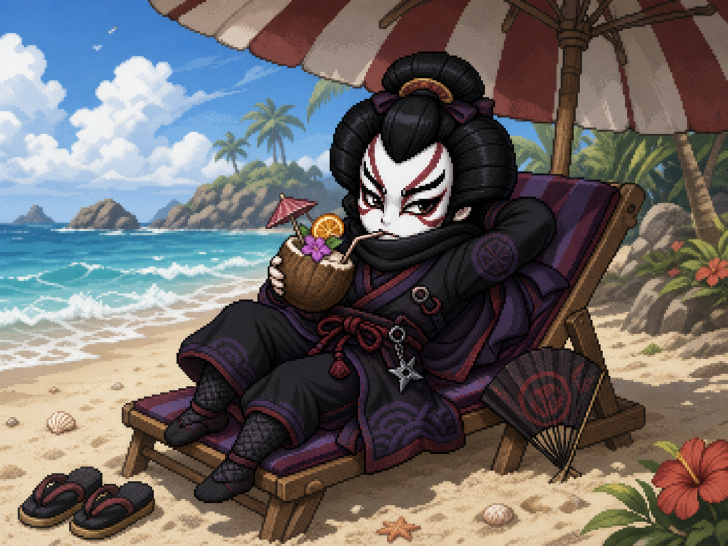
#> input picture web/assets/monitor-paused-lounge.png, 1456 x 1092 px, found by its file name (shown at 1/2 size); its folder holds 5 pictures in this run
$ python optimize_runtime_frames.py
#> lines starting #> are read from the running program, lines starting #| are printed output that depends on the picture
from __future__ import annotations

from pathlib import Path

from PIL import Image


ROOT = Path(__file__).resolve().parents[1]
ASSET_ROOT = ROOT / "src" / "nhi_zues" / "web" / "assets"
GROUPS = {
    "monitor_spy_frames": ((800, 600), 84),
    "monitor_dojo_sweep_frames": ((640, 480), 80),
}


def main() -> None:
    for directory, (size, quality) in GROUPS.items():
        for source in sorted((ASSET_ROOT / directory).glob("frame_*.png")):
            optimize(source, source.with_suffix(".webp"), size=size, quality=quality)
    paused = ASSET_ROOT / "monitor-paused-lounge.png"
    if paused.exists():
        optimize(
            paused,
            ASSET_ROOT / "monitor-paused-lounge.webp",
            size=(800, 600),
            quality=84,
        )


def optimize(source: Path, target: Path, *, size: tuple[int, int], quality: int) -> None:
#> called with size = (800, 600), quality = 84
    with Image.open(source) as image:
#> image is the input picture: PIL image 1456x1092 RGBA; mean R, G, B, A 108.1, 103.4, 102, 255
        converted = image.convert("RGB").resize(size, Image.Resampling.LANCZOS)
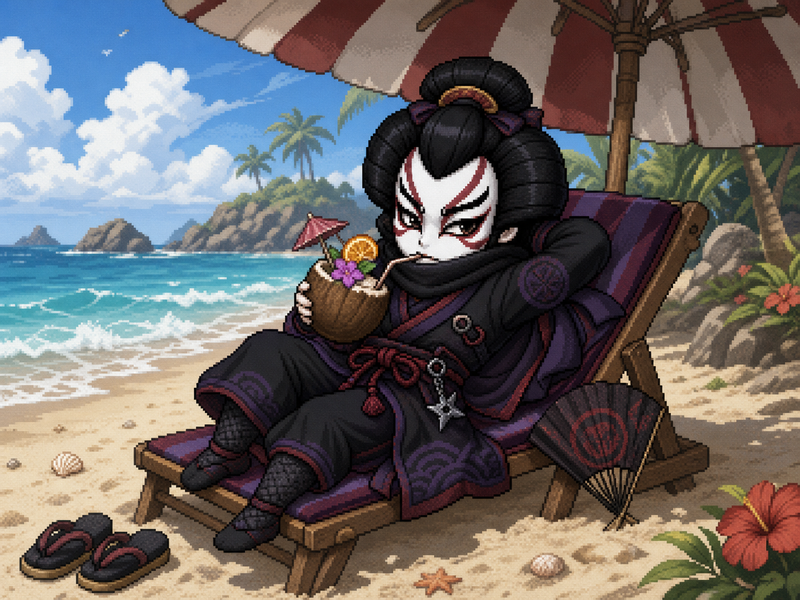
#> converted: PIL image 800x600 RGB; mean R, G, B 108.2, 103.4, 102
        converted.save(target, "WEBP", quality=quality, method=6)
#> (the run stopped early here; a loop or call above may not have finished)
